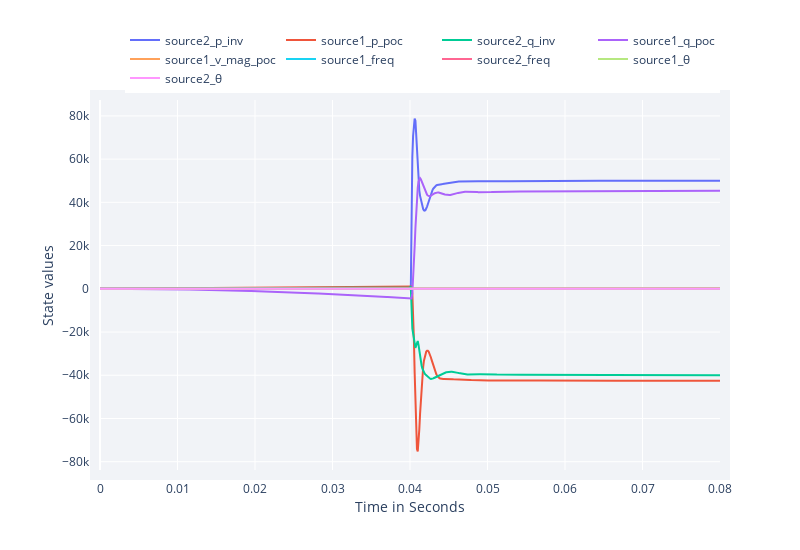

This figure's notebook cell:
### Markdown cell above
_______________________________________________________________________________
### High-Level Rendering

### Code cell
RenderHookResults(hook = hook, 
                    states_to_plot  = [], 
                    actions_to_plot = [],  
                    v_mag_poc       = [1],   # Scaled L₂ norm in αβγ coordinates [V]
                    power_p_inv     = [2],   # Real power [Watts]
                    power_q_inv     = [2],   # Imaginary power [VAi]
                    power_p_poc     = [1],   # Real power [Watts]
                    power_q_poc     = [1],   # Imaginary power [VAi]
                    angles          = [1 2], # Relative angle [degrees]
                    freq            = [1 2], # Angular velocity [Hz]
                    )

### Figure 1 — Plotly figure (JSON) as saved in the notebook; plotly's stock layout.template omitted (floating-point values rounded to 4 significant figures; data arrays with more than 128 entries replaced by an {"elided": "..."} marker saying what was removed)
{"data": [{"mode": "lines", "name": "source2_p_inv", "type": "scatter", "x": {"elided": "801 float values"}, "y": {"elided": "801 float values"}}, {"mode": "lines", "name": "source1_p_poc", "type": "scatter", "x": {"elided": "801 float values"}, "y": {"elided": "801 float values"}}, {"mode": "lines", "name": "source2_q_inv", "type": "scatter", "x": {"elided": "801 float values"}, "y": {"elided": "801 float values"}}, {"mode": "lines", "name": "source1_q_poc", "type": "scatter", "x": {"elided": "801 float values"}, "y": {"elided": "801 float values"}}, {"mode": "lines", "name": "source1_v_mag_poc", "type": "scatter", "x": {"elided": "801 float values"}, "y": {"elided": "801 float values"}}, {"mode": "lines", "name": "source1_freq", "type": "scatter", "x": {"elided": "801 float values"}, "y": {"elided": "801 float values"}}, {"mode": "lines", "name": "source2_freq", "type": "scatter", "x": {"elided": "801 float values"}, "y": {"elided": "801 float values"}}, {"mode": "lines", "name": "source1_θ", "type": "scatter", "x": {"elided": "801 float values"}, "y": {"elided": "801 float values"}}, {"mode": "lines", "name": "source2_θ", "type": "scatter", "x": {"elided": "801 float values"}, "y": {"elided": "801 float values"}}], "layout": {"height": 550, "legend": {"orientation": "h", "x": 1, "xanchor": "right", "y": 1.02, "yanchor": "bottom"}, "margin": {"b": 80, "l": 100, "pad": 10, "r": 80, "t": 100}, "plot_bgcolor": "#f1f3f7", "width": 800, "xaxis": {"title": {"text": "Time in Seconds"}}, "yaxis": {"title": {"text": "State values"}}, "yaxis2": {"overlaying": "y", "side": "right", "title": "Action values", "titlefont": {"color": "orange"}}}}
